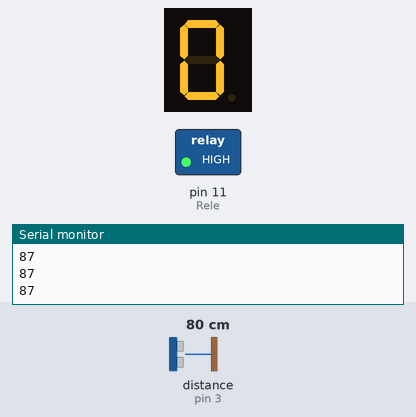
Recording of a sketch running on a simulated Arduino Uno, built with avr-gcc and run on an emulated ATmega328P. Shown: 1-digit seven-segment display, switched loads named in the sketch (green lamp = pin HIGH), the last lines printed to the serial monitor. Wiring (inferred from the names in the program): ultrasonic range finder: trigger pin 2; echo pin 3; 1-digit 7-segment display, segments lit when HIGH: segments pin 4, pin 5, pin 6, pin 7, pin 8, pin 9, pin 10. The test bench sets the inputs (shaded band); at power-on: distance to the obstacle (sensor on pin 3) 80 cm. The echo pulse lasts 58.3 µs per cm; the segment pins are drawn as the display they are named for; pins used as bus, display or sensor lines are not drawn.

Above: at 1.5 s.
1.6 s: distance to the obstacle (sensor on pin 3) set to 9 cm
At 2.6 s:
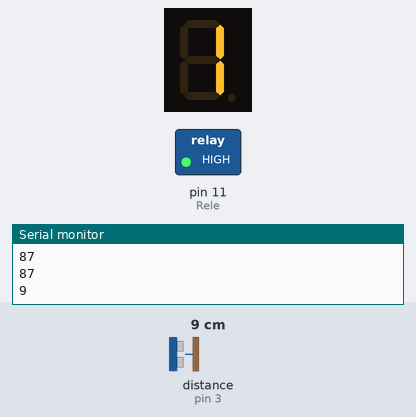
4.3 s: distance to the obstacle (sensor on pin 3) set to 2 cm
At 4.3 s:
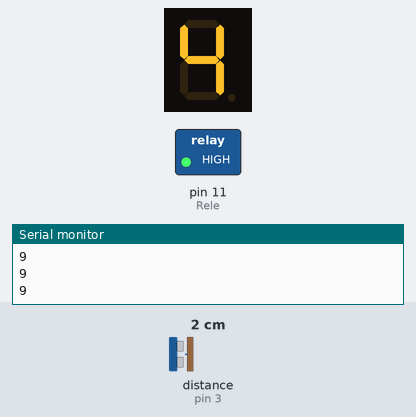
Timing chart, 0 to 7.3 s (numbered marks = the images above; inputs shaded):
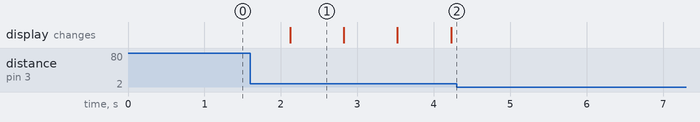

Measured:
- after the input at 1.6 s, the display: changes after 0.52 s (image 1)
- after the input at 4.3 s, pin 11 (Rele): stays HIGH (without the input it goes to LOW after 4.1 s)
- what the display in image 1 shows lasts 0.7 s, from 2.1 s to 2.8 s

The sketch:

sensor_ultrasonico.ino
```cpp
//Fundación Kinal
//Centro Educativo Técnico Labral Kinal
//Electrónica
//Grado: Quinto
//Sección: A
//Curso: Taller de Electrónica Digital y Reparación de Computadoras I
//Nombre: Javier ricardo vivar sanchez
//Carné: 2019585
//  Pines a utilizar en arduino
// Pines de Ultrasonico
int Trig = 2;
int Echo = 3;

// Pines de Display
int A = 4;
int B = 5;
int C = 6;
int D = 7;
int E = 8;
int F = 9;
int G = 10;

// Pin de Rele
int Rele = 11;

// Variables de programa
int personas;  // Lleva el conteo de las personas

void setup() {
  Serial.begin(9600);
  pinMode(Trig, OUTPUT);
  pinMode(Echo, INPUT);
  pinMode(A, OUTPUT);
  pinMode(B, OUTPUT);
  pinMode(C, OUTPUT);
  pinMode(D, OUTPUT);
  pinMode(E, OUTPUT);
  pinMode(F, OUTPUT);
  pinMode(G, OUTPUT);
  pinMode(Rele, OUTPUT);
  digitalWrite(Rele, HIGH);
  cero();  // inicia mostrando el cero
}

void loop() {
  int distancia = DH();
  Serial.println(distancia);
  if (distancia >= 6 && distancia <= 10) {
    personas++;
    switch (personas) {
      case 1:
        uno();
        break;
      case 2:
        dos();
        break;
      case 3:
        tres();
        break;
      case 4:
        cuatro();
        break;
      case 5:
        cinco();
        break;
      case 6:
        seis();
        break;
      case 7:
        siete();
        break;
      case 8:
        ocho();
        break;
      case 9:
        nueve();
        break;
      case 10:
        Serial.println("9 personas");
        digitalWrite(Rele, LOW);
        cero();
        break;
    }
  }
  delay(700);
}

int DH() {  // Funcion para hacer funcionar el ultrasonico y retornar el valor de distancia
  digitalWrite(Trig, HIGH);
  delay(1);
  digitalWrite(Trig, LOW);
  int Tiempo = pulseIn(Echo, HIGH);
  int Distancia = Tiempo / 52.8;
  return Distancia;
}

// Funciones para mostrar numeros en el display
// Cada funcion enciende y apaga cada led necesario para mostrar su numero
void cero() {
  digitalWrite(A, HIGH);
  digitalWrite(B, HIGH);
  digitalWrite(C, HIGH);
  digitalWrite(D, HIGH);
  digitalWrite(E, HIGH);
  digitalWrite(F, HIGH);
  digitalWrite(G, LOW);
}
void uno() {
  digitalWrite(A, LOW);
  digitalWrite(B, HIGH);
  digitalWrite(C, HIGH);
  digitalWrite(D, LOW);
  digitalWrite(E, LOW);
  digitalWrite(F, LOW);
  digitalWrite(G, LOW);
}
void dos() {
  digitalWrite(A, HIGH);
  digitalWrite(B, HIGH);
  digitalWrite(C, LOW);
  digitalWrite(D, HIGH);
  digitalWrite(E, HIGH);
  digitalWrite(F, LOW);
  digitalWrite(G, HIGH);
}
void tres() {
  digitalWrite(A, HIGH);
  digitalWrite(B, HIGH);
  digitalWrite(C, HIGH);
  digitalWrite(D, HIGH);
  digitalWrite(E, LOW);
  digitalWrite(F, LOW);
  digitalWrite(G, HIGH);
}
void cuatro() {
  digitalWrite(A, LOW);
  digitalWrite(B, HIGH);
  digitalWrite(C, HIGH);
  digitalWrite(D, LOW);
  digitalWrite(E, LOW);
  digitalWrite(F, HIGH);
  digitalWrite(G, HIGH);
}
void cinco() {
  digitalWrite(A, HIGH);
  digitalWrite(B, LOW);
  digitalWrite(C, HIGH);
  digitalWrite(D, HIGH);
  digitalWrite(E, LOW);
  digitalWrite(F, HIGH);
  digitalWrite(G, HIGH);
}
void seis() {
  digitalWrite(A, HIGH);
  digitalWrite(B, LOW);
  digitalWrite(C, HIGH);
  digitalWrite(D, HIGH);
  digitalWrite(E, HIGH);
  digitalWrite(F, HIGH);
  digitalWrite(G, HIGH);
}
void siete() {
  digitalWrite(A, HIGH);
  digitalWrite(B, HIGH);
  digitalWrite(C, HIGH);
  digitalWrite(D, LOW);
  digitalWrite(E, LOW);
  digitalWrite(F, LOW);
  digitalWrite(G, LOW);
}
void ocho() {
  digitalWrite(A, HIGH);
  digitalWrite(B, HIGH);
  digitalWrite(C, HIGH);
  digitalWrite(D, HIGH);
  digitalWrite(E, HIGH);
  digitalWrite(F, HIGH);
  digitalWrite(G, HIGH);
}
void nueve() {
  digitalWrite(A, HIGH);
  digitalWrite(B, HIGH);
  digitalWrite(C, HIGH);
  digitalWrite(D, HIGH);
  digitalWrite(E, LOW);
  digitalWrite(F, HIGH);
  digitalWrite(G, HIGH);
}
```
